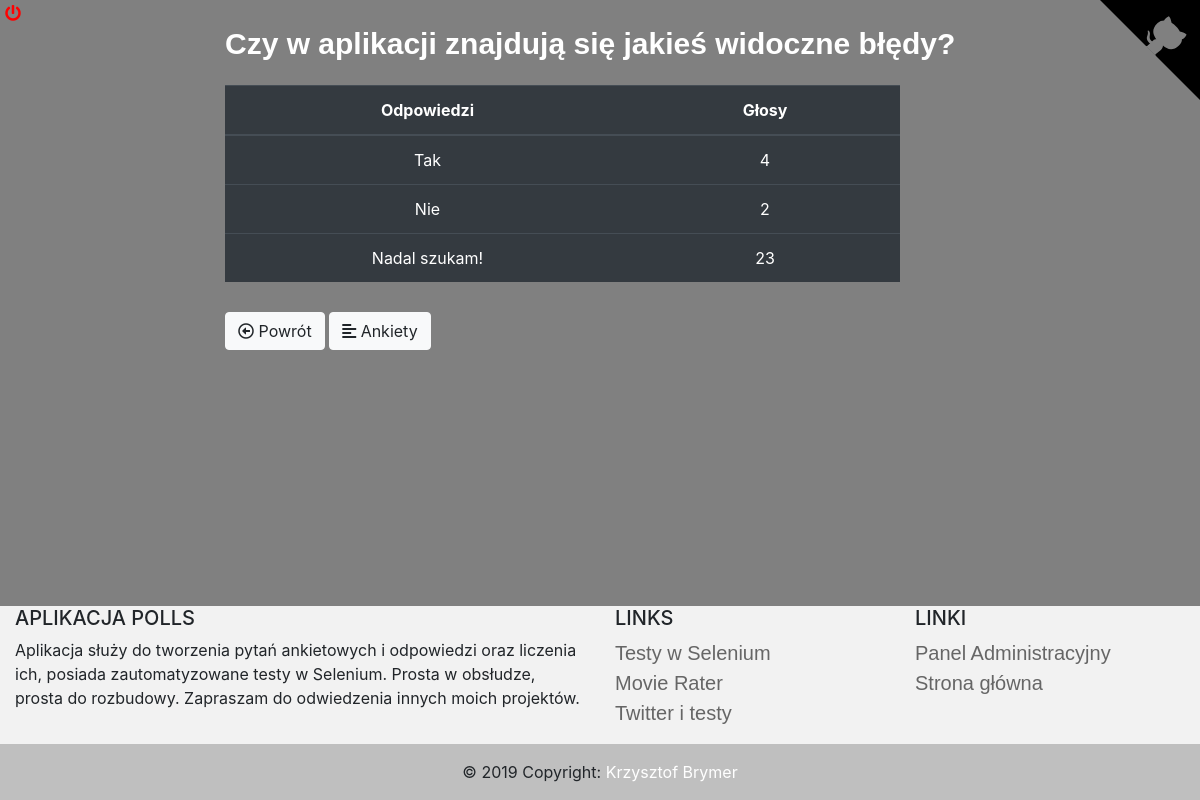
The page /polls/9/results/ on the database as committed earlier.
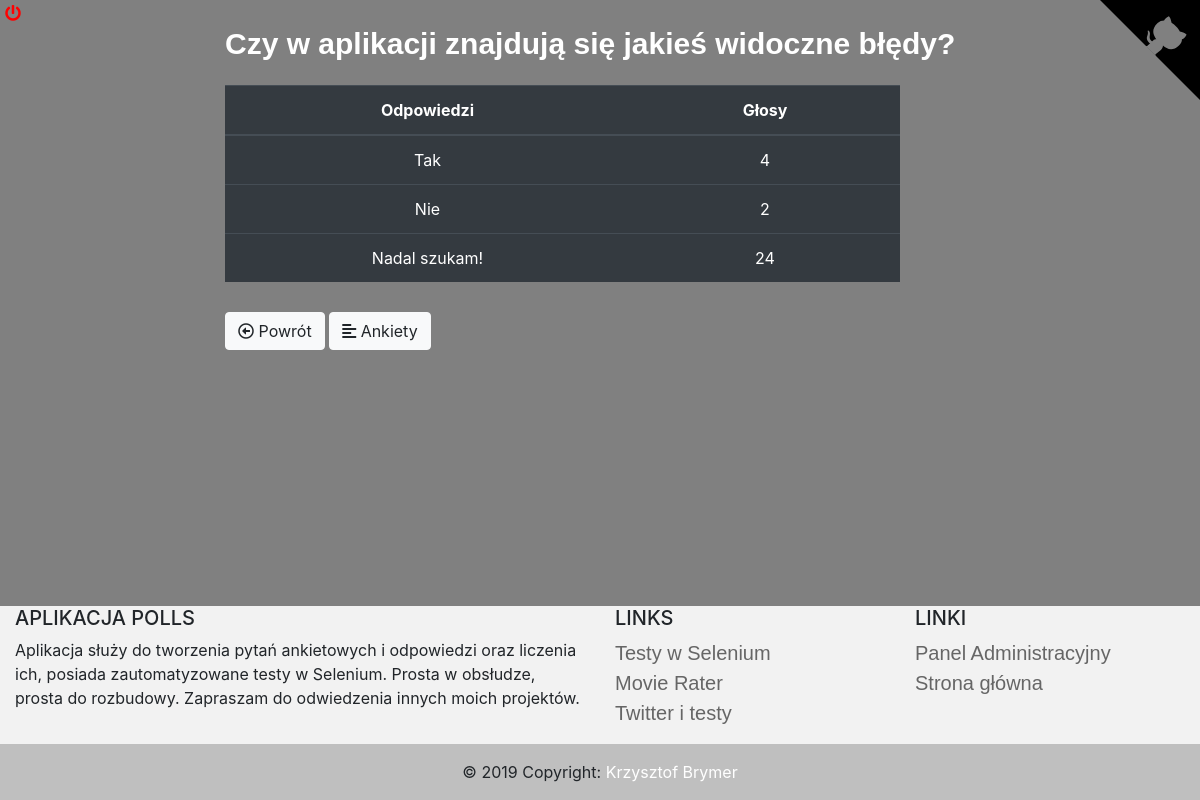
The same page on the database as committed later.
### polls/models.py (models this page shows, shortened)
class Choice(models.Model):
    question = models.ForeignKey(Question, on_delete=models.CASCADE)
    choice_text = models.CharField(max_length=200)
    votes = models.IntegerField(default=0)

### polls/views.py (the view)
# urls.py: path('<int:pk>/results/', views.ResultsView.as_view(), name='results'),
class ResultsView(generic.DetailView):
    model = Question
    template_name = 'polls/results.html'

### polls/templates/polls/results.html (shortened to what this page needs)
{% extends 'polls/base.html' %}
{% block body %}
    <div class="container">
        <h2>{{ question.question_text }}</h2>
        <table class="table table-hover table-dark">
          <thead align="center">
            <tr>
              <th scope="col" style="width:60%">Odpowiedzi</th>
              <th scope="col" style="width:40%">Głosy</th>
            </tr>
          </thead>
          <tbody align="center">
            {% for choice in question.choice_set.all %}
                <tr>
                  <td>{{ choice.choice_text }}</td>
                  <td>{{ choice.votes }}</td>
                </tr>
            {% endfor %}
          </tbody>
        </table>
        <a class="btn btn-light" href="{% url 'polls:detail' question.id %}">
            <i class="far fa-arrow-alt-circle-left"></i> Powrót</a>
        <a class="btn btn-light" href="{% url 'polls:index' %}"><i class="fas fa-align-left"></i> Ankiety</a>
    </div>
{% endblock %}

Rows that differ between the two databases and show on the page:
changed Choice "Nadal szukam!": votes "23" → "24"
